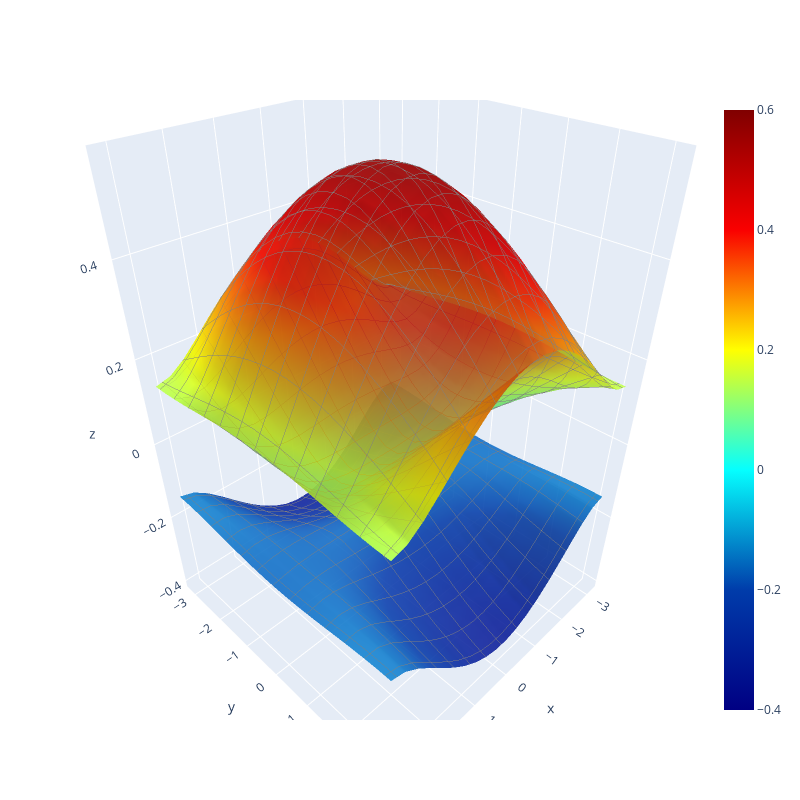

The cell this chart's notebook holds for it:
### Markdown cell above
参考 https://qiita.com/okumakito/items/3b2ccc9966c43a5e84d0

### Code cell
fig = go.Figure()

contours = dict(
    x=dict(highlight=False, show=True, color='grey', start=-3.5, end=3.5, size=0.5),
    y=dict(highlight=False, show=True, color='grey', start=-3.5, end=3.5, size=0.5),
    z=dict(highlight=False, show=False, start=-1, end = 1, size=0.5)
)

fig.add_trace(go.Surface(
        z=enes[:,:,0],
        x=kx,
        y=ky,
        colorscale = "jet",
        cmin=-0.4,
        cmax=0.6,
        # showscale = False,
        hoverinfo="skip",
        opacity=0.5,
        # hidesurface=True,
    )
)
for i in range(2, 8):
    fig.add_trace(go.Surface(
            z=enes[:,:,i],
            x=kx,
            y=ky,
            colorscale = "jet",
            cmin=-0.4,
            cmax=0.6,
            showscale = False,
            hoverinfo="skip",
            contours=contours,
            opacity=0.5,
            # hidesurface=True,
        )
    )
axis = dict(visible=True)
fig.update_scenes(
    xaxis=axis,
    yaxis=axis,
    zaxis=axis,
    aspectratio=dict(x=1,y=1,z=1.5)
)
fig.update_layout(
    width=800,   # グラフの幅
    height=800   # グラフの高さ
)
fig.show()

### Figure 1 — Plotly figure (JSON) as saved in the notebook; plotly's stock layout.template omitted (floating-point values rounded to 4 significant figures; data arrays with more than 128 entries replaced by an {"elided": "..."} marker saying what was removed)
{"data": [{"cmax": 0.6, "cmin": -0.4, "colorscale": [[0, "rgb(0,0,131)"], [0.2, "rgb(0,60,170)"], [0.4, "rgb(5,255,255)"], [0.6, "rgb(255,255,0)"], [0.8, "rgb(250,0,0)"], [1, "rgb(128,0,0)"]], "hoverinfo": "skip", "opacity": 0.5, "type": "surface", "x": {"elided": "20x20 float values"}, "y": {"elided": "20x20 float values"}, "z": {"elided": "20x20 float values"}}, {"cmax": 0.6, "cmin": -0.4, "colorscale": [[0, "rgb(0,0,131)"], [0.2, "rgb(0,60,170)"], [0.4, "rgb(5,255,255)"], [0.6, "rgb(255,255,0)"], [0.8, "rgb(250,0,0)"], [1, "rgb(128,0,0)"]], "contours": {"x": {"color": "grey", "end": 3.5, "highlight": false, "show": true, "size": 0.5, "start": -3.5}, "y": {"color": "grey", "end": 3.5, "highlight": false, "show": true, "size": 0.5, "start": -3.5}, "z": {"end": 1, "highlight": false, "show": false, "size": 0.5, "start": -1}}, "hoverinfo": "skip", "opacity": 0.5, "showscale": false, "type": "surface", "x": {"elided": "20x20 float values"}, "y": {"elided": "20x20 float values"}, "z": {"elided": "20x20 float values"}}, {"cmax": 0.6, "cmin": -0.4, "colorscale": [[0, "rgb(0,0,131)"], [0.2, "rgb(0,60,170)"], [0.4, "rgb(5,255,255)"], [0.6, "rgb(255,255,0)"], [0.8, "rgb(250,0,0)"], [1, "rgb(128,0,0)"]], "contours": {"x": {"color": "grey", "end": 3.5, "highlight": false, "show": true, "size": 0.5, "start": -3.5}, "y": {"color": "grey", "end": 3.5, "highlight": false, "show": true, "size": 0.5, "start": -3.5}, "z": {"end": 1, "highlight": false, "show": false, "size": 0.5, "start": -1}}, "hoverinfo": "skip", "opacity": 0.5, "showscale": false, "type": "surface", "x": {"elided": "20x20 float values"}, "y": {"elided": "20x20 float values"}, "z": {"elided": "20x20 float values"}}, {"cmax": 0.6, "cmin": -0.4, "colorscale": [[0, "rgb(0,0,131)"], [0.2, "rgb(0,60,170)"], [0.4, "rgb(5,255,255)"], [0.6, "rgb(255,255,0)"], [0.8, "rgb(250,0,0)"], [1, "rgb(128,0,0)"]], "contours": {"x": {"color": "grey", "end": 3.5, "highlight": false, "show": true, "size": 0.5, "start": -3.5}, "y": {"color": "grey", "end": 3.5, "highlight": false, "show": true, "size": 0.5, "start": -3.5}, "z": {"end": 1, "highlight": false, "show": false, "size": 0.5, "start": -1}}, "hoverinfo": "skip", "opacity": 0.5, "showscale": false, "type": "surface", "x": {"elided": "20x20 float values"}, "y": {"elided": "20x20 float values"}, "z": {"elided": "20x20 float values"}}, {"cmax": 0.6, "cmin": -0.4, "colorscale": [[0, "rgb(0,0,131)"], [0.2, "rgb(0,60,170)"], [0.4, "rgb(5,255,255)"], [0.6, "rgb(255,255,0)"], [0.8, "rgb(250,0,0)"], [1, "rgb(128,0,0)"]], "contours": {"x": {"color": "grey", "end": 3.5, "highlight": false, "show": true, "size": 0.5, "start": -3.5}, "y": {"color": "grey", "end": 3.5, "highlight": false, "show": true, "size": 0.5, "start": -3.5}, "z": {"end": 1, "highlight": false, "show": false, "size": 0.5, "start": -1}}, "hoverinfo": "skip", "opacity": 0.5, "showscale": false, "type": "surface", "x": {"elided": "20x20 float values"}, "y": {"elided": "20x20 float values"}, "z": {"elided": "20x20 float values"}}, {"cmax": 0.6, "cmin": -0.4, "colorscale": [[0, "rgb(0,0,131)"], [0.2, "rgb(0,60,170)"], [0.4, "rgb(5,255,255)"], [0.6, "rgb(255,255,0)"], [0.8, "rgb(250,0,0)"], [1, "rgb(128,0,0)"]], "contours": {"x": {"color": "grey", "end": 3.5, "highlight": false, "show": true, "size": 0.5, "start": -3.5}, "y": {"color": "grey", "end": 3.5, "highlight": false, "show": true, "size": 0.5, "start": -3.5}, "z": {"end": 1, "highlight": false, "show": false, "size": 0.5, "start": -1}}, "hoverinfo": "skip", "opacity": 0.5, "showscale": false, "type": "surface", "x": {"elided": "20x20 float values"}, "y": {"elided": "20x20 float values"}, "z": {"elided": "20x20 float values"}}, {"cmax": 0.6, "cmin": -0.4, "colorscale": [[0, "rgb(0,0,131)"], [0.2, "rgb(0,60,170)"], [0.4, "rgb(5,255,255)"], [0.6, "rgb(255,255,0)"], [0.8, "rgb(250,0,0)"], [1, "rgb(128,0,0)"]], "contours": {"x": {"color": "grey", "end": 3.5, "highlight": false, "show": true, "size": 0.5, "start": -3.5}, "y": {"color": "grey", "end": 3.5, "highlight": false, "show": true, "size": 0.5, "start": -3.5}, "z": {"end": 1, "highlight": false, "show": false, "size": 0.5, "start": -1}}, "hoverinfo": "skip", "opacity": 0.5, "showscale": false, "type": "surface", "x": {"elided": "20x20 float values"}, "y": {"elided": "20x20 float values"}, "z": {"elided": "20x20 float values"}}], "layout": {"height": 800, "scene": {"aspectratio": {"x": 1, "y": 1, "z": 1.5}, "xaxis": {"visible": true}, "yaxis": {"visible": true}, "zaxis": {"visible": true}}, "width": 800}}
